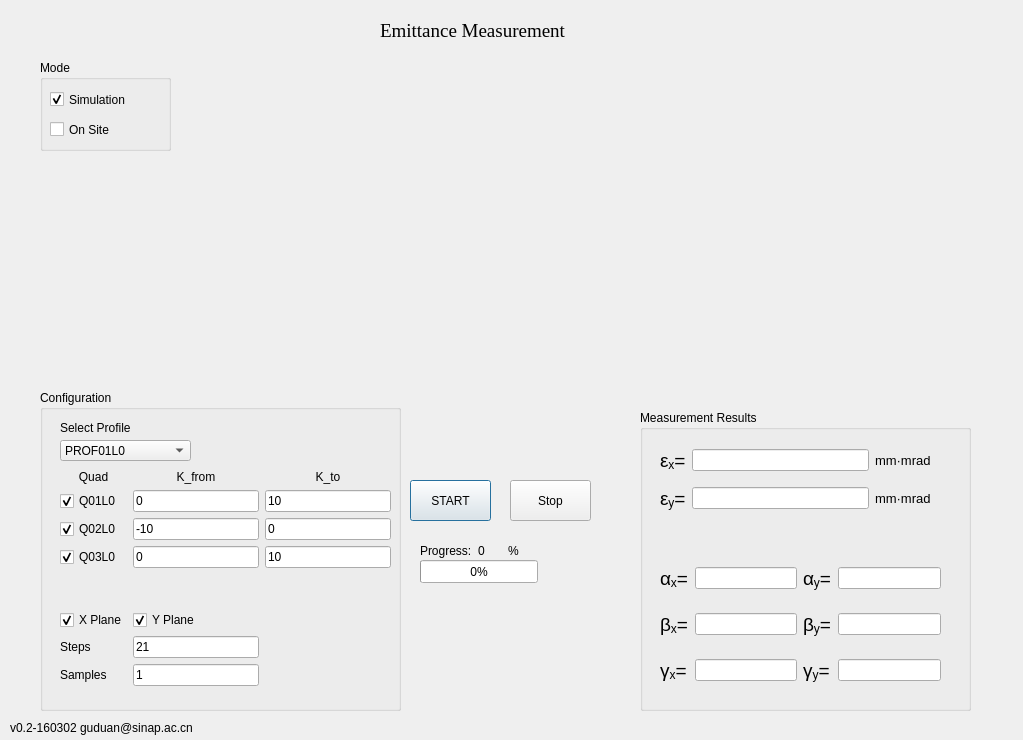
<?xml version="1.0" encoding="UTF-8"?>
<ui version="4.0">
 <class>Dialog</class>
 <widget class="QDialog" name="Dialog">
  <property name="geometry">
   <rect>
    <x>0</x>
    <y>0</y>
    <width>1023</width>
    <height>740</height>
   </rect>
  </property>
  <property name="windowTitle">
   <string>Dialog</string>
  </property>
  <property name="autoFillBackground">
   <bool>true</bool>
  </property>
  <widget class="QLabel" name="label">
   <property name="geometry">
    <rect>
     <x>380</x>
     <y>10</y>
     <width>231</width>
     <height>41</height>
    </rect>
   </property>
   <property name="font">
    <font>
     <family>Times New Roman</family>
     <pointsize>14</pointsize>
    </font>
   </property>
   <property name="text">
    <string>Emittance Measurement</string>
   </property>
  </widget>
  <widget class="QPushButton" name="pushButton_start">
   <property name="geometry">
    <rect>
     <x>410</x>
     <y>480</y>
     <width>81</width>
     <height>41</height>
    </rect>
   </property>
   <property name="text">
    <string>START</string>
   </property>
  </widget>
  <widget class="QGroupBox" name="groupBox">
   <property name="geometry">
    <rect>
     <x>40</x>
     <y>390</y>
     <width>361</width>
     <height>321</height>
    </rect>
   </property>
   <property name="title">
    <string>Configuration</string>
   </property>
   <widget class="QComboBox" name="comboBox_prof_select">
    <property name="geometry">
     <rect>
      <x>20</x>
      <y>50</y>
      <width>131</width>
      <height>21</height>
     </rect>
    </property>
    <item>
     <property name="text">
      <string>PROF01L0</string>
     </property>
    </item>
    <item>
     <property name="text">
      <string>Q03</string>
     </property>
    </item>
    <item>
     <property name="text">
      <string>Q05</string>
     </property>
    </item>
    <item>
     <property name="text">
      <string>Q09</string>
     </property>
    </item>
    <item>
     <property name="text">
      <string>Q11</string>
     </property>
    </item>
   </widget>
   <widget class="QLabel" name="label_2">
    <property name="geometry">
     <rect>
      <x>20</x>
      <y>30</y>
      <width>121</width>
      <height>16</height>
     </rect>
    </property>
    <property name="text">
     <string>Select Profile</string>
    </property>
   </widget>
   <widget class="QWidget" name="gridLayoutWidget">
    <property name="geometry">
     <rect>
      <x>20</x>
      <y>80</y>
      <width>331</width>
      <height>216</height>
     </rect>
    </property>
    <layout class="QGridLayout" name="gridLayout_2">
     <item row="0" column="2">
      <widget class="QLabel" name="label_3">
       <property name="text">
        <string>K_to</string>
       </property>
       <property name="alignment">
        <set>Qt::AlignCenter</set>
       </property>
      </widget>
     </item>
     <item row="0" column="1">
      <widget class="QLabel" name="label_4">
       <property name="text">
        <string>K_from</string>
       </property>
       <property name="alignment">
        <set>Qt::AlignCenter</set>
       </property>
      </widget>
     </item>
     <item row="2" column="0">
      <widget class="QCheckBox" name="checkBox_q2">
       <property name="text">
        <string>Q02L0</string>
       </property>
       <property name="checked">
        <bool>true</bool>
       </property>
      </widget>
     </item>
     <item row="3" column="0">
      <widget class="QCheckBox" name="checkBox_q3">
       <property name="text">
        <string>Q03L0</string>
       </property>
       <property name="checked">
        <bool>true</bool>
       </property>
      </widget>
     </item>
     <item row="1" column="1">
      <widget class="QLineEdit" name="lineEdit_q1k_from">
       <property name="text">
        <string>0</string>
       </property>
      </widget>
     </item>
     <item row="1" column="0">
      <widget class="QCheckBox" name="checkBox_q1">
       <property name="text">
        <string>Q01L0</string>
       </property>
       <property name="checked">
        <bool>true</bool>
       </property>
      </widget>
     </item>
     <item row="0" column="0">
      <widget class="QLabel" name="label_5">
       <property name="text">
        <string>Quad</string>
       </property>
       <property name="alignment">
        <set>Qt::AlignCenter</set>
       </property>
      </widget>
     </item>
     <item row="2" column="2">
      <widget class="QLineEdit" name="lineEdit_q2k_to">
       <property name="text">
        <string>0</string>
       </property>
      </widget>
     </item>
     <item row="3" column="2">
      <widget class="QLineEdit" name="lineEdit_q3k_to">
       <property name="text">
        <string>10</string>
       </property>
      </widget>
     </item>
     <item row="3" column="1">
      <widget class="QLineEdit" name="lineEdit_q3k_from">
       <property name="text">
        <string>0</string>
       </property>
      </widget>
     </item>
     <item row="1" column="2">
      <widget class="QLineEdit" name="lineEdit_q1k_to">
       <property name="text">
        <string>10</string>
       </property>
      </widget>
     </item>
     <item row="2" column="1">
      <widget class="QLineEdit" name="lineEdit_q2k_from">
       <property name="text">
        <string>-10</string>
       </property>
      </widget>
     </item>
     <item row="7" column="1">
      <widget class="QLineEdit" name="lineEdit_samples">
       <property name="text">
        <string>1</string>
       </property>
      </widget>
     </item>
     <item row="4" column="1">
      <spacer name="verticalSpacer">
       <property name="orientation">
        <enum>Qt::Vertical</enum>
       </property>
       <property name="sizeHint" stdset="0">
        <size>
         <width>20</width>
         <height>40</height>
        </size>
       </property>
      </spacer>
     </item>
     <item row="7" column="0">
      <widget class="QLabel" name="label_7">
       <property name="text">
        <string>Samples</string>
       </property>
      </widget>
     </item>
     <item row="6" column="0">
      <widget class="QLabel" name="label_6">
       <property name="text">
        <string>Steps</string>
       </property>
      </widget>
     </item>
     <item row="6" column="1">
      <widget class="QLineEdit" name="lineEdit_steps">
       <property name="text">
        <string>21</string>
       </property>
      </widget>
     </item>
     <item row="5" column="1">
      <widget class="QCheckBox" name="checkBox_y_plane">
       <property name="text">
        <string>Y Plane</string>
       </property>
       <property name="checked">
        <bool>true</bool>
       </property>
      </widget>
     </item>
     <item row="5" column="0">
      <widget class="QCheckBox" name="checkBox_x_plane">
       <property name="text">
        <string>X Plane</string>
       </property>
       <property name="checked">
        <bool>true</bool>
       </property>
      </widget>
     </item>
    </layout>
   </widget>
  </widget>
  <widget class="QGroupBox" name="groupBox_3">
   <property name="geometry">
    <rect>
     <x>640</x>
     <y>410</y>
     <width>331</width>
     <height>301</height>
    </rect>
   </property>
   <property name="title">
    <string>Measurement Results</string>
   </property>
   <widget class="QWidget" name="layoutWidget">
    <property name="geometry">
     <rect>
      <x>20</x>
      <y>30</y>
      <width>271</width>
      <height>81</height>
     </rect>
    </property>
    <layout class="QGridLayout" name="gridLayout">
     <item row="0" column="0">
      <widget class="QLabel" name="label_16">
       <property name="text">
        <string>&lt;html&gt;&lt;head/&gt;&lt;body&gt;&lt;p&gt;&lt;span style=&quot; font-size:14pt;&quot;&gt;ε&lt;/span&gt;&lt;span style=&quot; font-size:14pt; vertical-align:sub;&quot;&gt;x&lt;/span&gt;&lt;span style=&quot; font-size:14pt;&quot;&gt;=&lt;/span&gt;&lt;/p&gt;&lt;/body&gt;&lt;/html&gt;</string>
       </property>
      </widget>
     </item>
     <item row="0" column="1">
      <widget class="QLineEdit" name="lineEdit_ex"/>
     </item>
     <item row="0" column="2">
      <widget class="QLabel" name="label_13">
       <property name="mouseTracking">
        <bool>true</bool>
       </property>
       <property name="text">
        <string>&lt;html&gt;&lt;head/&gt;&lt;body&gt;&lt;p&gt;&lt;span style=&quot; font-size:10pt;&quot;&gt;mm·mrad&lt;/span&gt;&lt;/p&gt;&lt;/body&gt;&lt;/html&gt;</string>
       </property>
      </widget>
     </item>
     <item row="1" column="1">
      <widget class="QLineEdit" name="lineEdit_ey"/>
     </item>
     <item row="1" column="0">
      <widget class="QLabel" name="label_20">
       <property name="text">
        <string>&lt;html&gt;&lt;head/&gt;&lt;body&gt;&lt;p&gt;&lt;span style=&quot; font-size:14pt;&quot;&gt;ε&lt;/span&gt;&lt;span style=&quot; font-size:14pt; vertical-align:sub;&quot;&gt;y&lt;/span&gt;&lt;span style=&quot; font-size:14pt;&quot;&gt;=&lt;/span&gt;&lt;/p&gt;&lt;/body&gt;&lt;/html&gt;</string>
       </property>
      </widget>
     </item>
     <item row="1" column="2">
      <widget class="QLabel" name="label_14">
       <property name="mouseTracking">
        <bool>true</bool>
       </property>
       <property name="text">
        <string>&lt;html&gt;&lt;head/&gt;&lt;body&gt;&lt;p&gt;&lt;span style=&quot; font-size:10pt;&quot;&gt;mm·mrad&lt;/span&gt;&lt;/p&gt;&lt;/body&gt;&lt;/html&gt;</string>
       </property>
      </widget>
     </item>
    </layout>
   </widget>
   <widget class="QWidget" name="layoutWidget">
    <property name="geometry">
     <rect>
      <x>20</x>
      <y>140</y>
      <width>281</width>
      <height>151</height>
     </rect>
    </property>
    <layout class="QGridLayout" name="gridLayout_3">
     <item row="0" column="0">
      <widget class="QLabel" name="label_17">
       <property name="text">
        <string>&lt;html&gt;&lt;head/&gt;&lt;body&gt;&lt;p&gt;&lt;span style=&quot; font-size:14pt;&quot;&gt;α&lt;/span&gt;&lt;span style=&quot; font-size:14pt; vertical-align:sub;&quot;&gt;x&lt;/span&gt;&lt;span style=&quot; font-size:14pt;&quot;&gt;=&lt;/span&gt;&lt;/p&gt;&lt;/body&gt;&lt;/html&gt;</string>
       </property>
      </widget>
     </item>
     <item row="0" column="1">
      <widget class="QLineEdit" name="lineEdit_alphax"/>
     </item>
     <item row="1" column="0">
      <widget class="QLabel" name="label_18">
       <property name="text">
        <string>&lt;html&gt;&lt;head/&gt;&lt;body&gt;&lt;p&gt;&lt;span style=&quot; font-size:14pt;&quot;&gt;β&lt;/span&gt;&lt;span style=&quot; font-size:14pt; vertical-align:sub;&quot;&gt;x&lt;/span&gt;&lt;span style=&quot; font-size:14pt;&quot;&gt;=&lt;/span&gt;&lt;/p&gt;&lt;/body&gt;&lt;/html&gt;</string>
       </property>
      </widget>
     </item>
     <item row="1" column="1">
      <widget class="QLineEdit" name="lineEdit_betax"/>
     </item>
     <item row="2" column="0">
      <widget class="QLabel" name="label_19">
       <property name="text">
        <string>&lt;html&gt;&lt;head/&gt;&lt;body&gt;&lt;p&gt;&lt;span style=&quot; font-size:14pt;&quot;&gt;γ&lt;/span&gt;&lt;span style=&quot; font-size:14pt; vertical-align:sub;&quot;&gt;x&lt;/span&gt;&lt;span style=&quot; font-size:14pt;&quot;&gt;=&lt;/span&gt;&lt;/p&gt;&lt;/body&gt;&lt;/html&gt;</string>
       </property>
      </widget>
     </item>
     <item row="2" column="1">
      <widget class="QLineEdit" name="lineEdit_gammax"/>
     </item>
     <item row="0" column="2">
      <widget class="QLabel" name="label_24">
       <property name="text">
        <string>&lt;html&gt;&lt;head/&gt;&lt;body&gt;&lt;p&gt;&lt;span style=&quot; font-size:14pt;&quot;&gt;α&lt;/span&gt;&lt;span style=&quot; font-size:14pt; vertical-align:sub;&quot;&gt;y&lt;/span&gt;&lt;span style=&quot; font-size:14pt;&quot;&gt;=&lt;/span&gt;&lt;/p&gt;&lt;/body&gt;&lt;/html&gt;</string>
       </property>
      </widget>
     </item>
     <item row="0" column="3">
      <widget class="QLineEdit" name="lineEdit_alphay"/>
     </item>
     <item row="1" column="2">
      <widget class="QLabel" name="label_25">
       <property name="text">
        <string>&lt;html&gt;&lt;head/&gt;&lt;body&gt;&lt;p&gt;&lt;span style=&quot; font-size:14pt;&quot;&gt;β&lt;/span&gt;&lt;span style=&quot; font-size:14pt; vertical-align:sub;&quot;&gt;y&lt;/span&gt;&lt;span style=&quot; font-size:14pt;&quot;&gt;=&lt;/span&gt;&lt;/p&gt;&lt;/body&gt;&lt;/html&gt;</string>
       </property>
      </widget>
     </item>
     <item row="2" column="2">
      <widget class="QLabel" name="label_26">
       <property name="text">
        <string>&lt;html&gt;&lt;head/&gt;&lt;body&gt;&lt;p&gt;&lt;span style=&quot; font-size:14pt;&quot;&gt;γ&lt;/span&gt;&lt;span style=&quot; font-size:14pt; vertical-align:sub;&quot;&gt;y&lt;/span&gt;&lt;span style=&quot; font-size:14pt;&quot;&gt;=&lt;/span&gt;&lt;/p&gt;&lt;/body&gt;&lt;/html&gt;</string>
       </property>
      </widget>
     </item>
     <item row="1" column="3">
      <widget class="QLineEdit" name="lineEdit_betay"/>
     </item>
     <item row="2" column="3">
      <widget class="QLineEdit" name="lineEdit_gammay"/>
     </item>
    </layout>
   </widget>
  </widget>
  <widget class="QGroupBox" name="groupBox_4">
   <property name="geometry">
    <rect>
     <x>40</x>
     <y>60</y>
     <width>131</width>
     <height>91</height>
    </rect>
   </property>
   <property name="title">
    <string>Mode</string>
   </property>
   <widget class="QCheckBox" name="checkBox_onsite">
    <property name="geometry">
     <rect>
      <x>10</x>
      <y>60</y>
      <width>91</width>
      <height>19</height>
     </rect>
    </property>
    <property name="text">
     <string>On Site</string>
    </property>
   </widget>
   <widget class="QCheckBox" name="checkBox_simu">
    <property name="geometry">
     <rect>
      <x>10</x>
      <y>30</y>
      <width>111</width>
      <height>19</height>
     </rect>
    </property>
    <property name="text">
     <string>Simulation</string>
    </property>
    <property name="checked">
     <bool>true</bool>
    </property>
   </widget>
  </widget>
  <widget class="QPushButton" name="pushButton_stop">
   <property name="geometry">
    <rect>
     <x>510</x>
     <y>480</y>
     <width>81</width>
     <height>41</height>
    </rect>
   </property>
   <property name="text">
    <string>Stop</string>
   </property>
  </widget>
  <widget class="QLabel" name="label_8">
   <property name="geometry">
    <rect>
     <x>10</x>
     <y>720</y>
     <width>241</width>
     <height>16</height>
    </rect>
   </property>
   <property name="text">
    <string>v0.2-160302 guduan@sinap.ac.cn</string>
   </property>
  </widget>
  <widget class="QProgressBar" name="progressBar">
   <property name="geometry">
    <rect>
     <x>420</x>
     <y>560</y>
     <width>118</width>
     <height>23</height>
    </rect>
   </property>
   <property name="value">
    <number>0</number>
   </property>
  </widget>
  <widget class="MatplotlibWidget" name="mplwidget1" native="true">
   <property name="geometry">
    <rect>
     <x>190</x>
     <y>50</y>
     <width>351</width>
     <height>281</height>
    </rect>
   </property>
  </widget>
  <widget class="MatplotlibWidget" name="mplwidget2" native="true">
   <property name="geometry">
    <rect>
     <x>580</x>
     <y>50</y>
     <width>351</width>
     <height>281</height>
    </rect>
   </property>
  </widget>
  <widget class="QWidget" name="horizontalLayoutWidget">
   <property name="geometry">
    <rect>
     <x>420</x>
     <y>540</y>
     <width>111</width>
     <height>21</height>
    </rect>
   </property>
   <layout class="QHBoxLayout" name="horizontalLayout">
    <item>
     <widget class="QLabel" name="label_9">
      <property name="text">
       <string>Progress:</string>
      </property>
     </widget>
    </item>
    <item>
     <widget class="QLabel" name="label_progress">
      <property name="text">
       <string>0</string>
      </property>
     </widget>
    </item>
    <item>
     <widget class="QLabel" name="label_10">
      <property name="text">
       <string>%</string>
      </property>
     </widget>
    </item>
   </layout>
  </widget>
 </widget>
 <customwidgets>
  <customwidget>
   <class>MatplotlibWidget</class>
   <extends>QWidget</extends>
   <header>matplotlibwidget</header>
  </customwidget>
 </customwidgets>
 <resources/>
 <connections/>
</ui>
